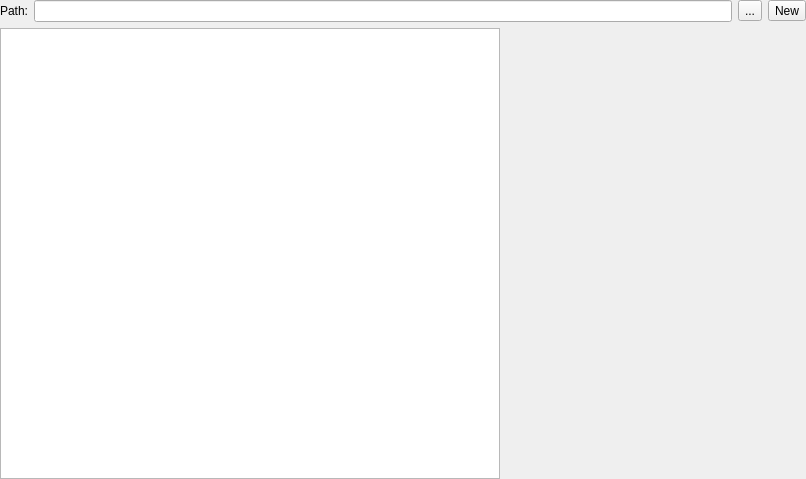
<?xml version="1.0" encoding="UTF-8"?>
<ui version="4.0">
 <class>ColorSettingsWidget</class>
 <widget class="QWidget" name="ColorSettingsWidget">
  <property name="geometry">
   <rect>
    <x>0</x>
    <y>0</y>
    <width>806</width>
    <height>479</height>
   </rect>
  </property>
  <property name="windowTitle">
   <string>Form</string>
  </property>
  <layout class="QGridLayout" name="gridLayout">
   <property name="leftMargin">
    <number>0</number>
   </property>
   <property name="topMargin">
    <number>0</number>
   </property>
   <property name="rightMargin">
    <number>0</number>
   </property>
   <property name="bottomMargin">
    <number>0</number>
   </property>
   <item row="1" column="1">
    <widget class="shared::ColorHandlerEditor" name="colorHandlerEditor" native="true">
     <property name="minimumSize">
      <size>
       <width>300</width>
       <height>0</height>
      </size>
     </property>
    </widget>
   </item>
   <item row="0" column="0" colspan="2">
    <layout class="QHBoxLayout" name="horizontalLayout">
     <item>
      <widget class="QLabel" name="label">
       <property name="text">
        <string>Path:</string>
       </property>
      </widget>
     </item>
     <item>
      <widget class="QLineEdit" name="lePath">
       <property name="readOnly">
        <bool>true</bool>
       </property>
      </widget>
     </item>
     <item>
      <widget class="QToolButton" name="btnOpen">
       <property name="text">
        <string>...</string>
       </property>
      </widget>
     </item>
     <item>
      <widget class="QToolButton" name="btnCreateNew">
       <property name="text">
        <string>New</string>
       </property>
      </widget>
     </item>
    </layout>
   </item>
   <item row="1" column="0">
    <widget class="QListView" name="listView"/>
   </item>
  </layout>
 </widget>
 <customwidgets>
  <customwidget>
   <class>shared::ColorHandlerEditor</class>
   <extends>QWidget</extends>
   <header>colors/colorhandlereditor.h</header>
   <container>1</container>
  </customwidget>
 </customwidgets>
 <resources/>
 <connections/>
</ui>
